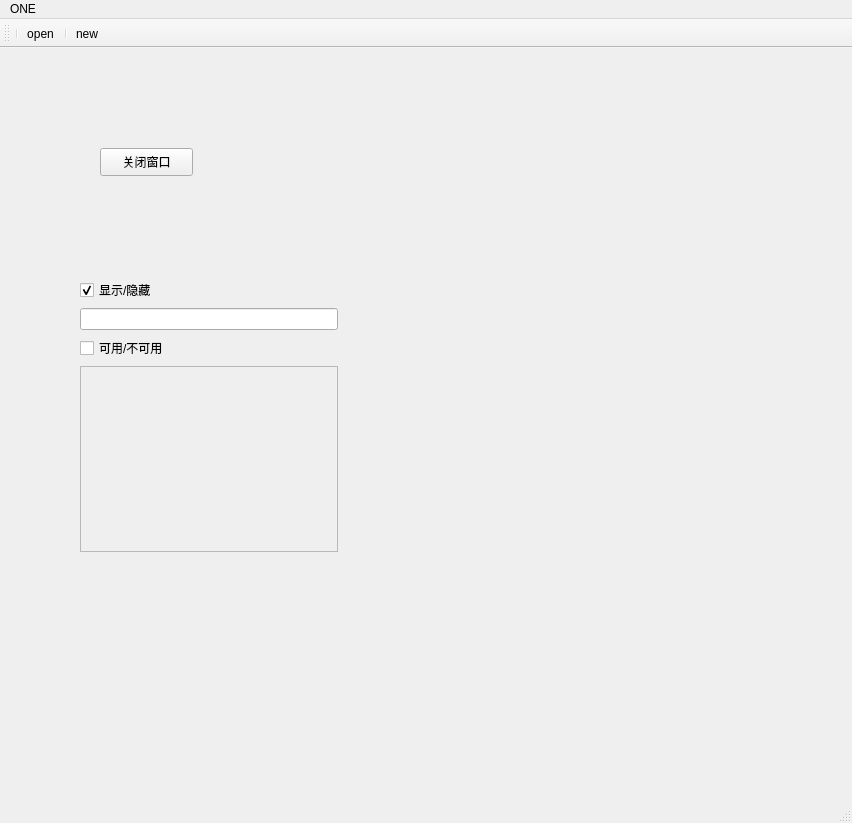
<?xml version="1.0" encoding="UTF-8"?>
<ui version="4.0">
 <class>MainWindow</class>
 <widget class="QMainWindow" name="MainWindow">
  <property name="geometry">
   <rect>
    <x>0</x>
    <y>0</y>
    <width>852</width>
    <height>823</height>
   </rect>
  </property>
  <property name="windowTitle">
   <string>MainWindow</string>
  </property>
  <widget class="QWidget" name="centralwidget">
   <widget class="QPushButton" name="pushButton">
    <property name="geometry">
     <rect>
      <x>100</x>
      <y>100</y>
      <width>93</width>
      <height>28</height>
     </rect>
    </property>
    <property name="text">
     <string>关闭窗口</string>
    </property>
   </widget>
   <widget class="QWidget" name="">
    <property name="geometry">
     <rect>
      <x>80</x>
      <y>230</y>
      <width>258</width>
      <height>274</height>
     </rect>
    </property>
    <layout class="QVBoxLayout" name="verticalLayout">
     <item>
      <widget class="QCheckBox" name="checkBox">
       <property name="enabled">
        <bool>true</bool>
       </property>
       <property name="text">
        <string>显示/隐藏</string>
       </property>
       <property name="checked">
        <bool>true</bool>
       </property>
      </widget>
     </item>
     <item>
      <widget class="QLineEdit" name="lineEdit"/>
     </item>
     <item>
      <widget class="QCheckBox" name="checkBox_2">
       <property name="text">
        <string>可用/不可用</string>
       </property>
      </widget>
     </item>
     <item>
      <widget class="QTextEdit" name="textEdit">
       <property name="enabled">
        <bool>false</bool>
       </property>
      </widget>
     </item>
    </layout>
   </widget>
  </widget>
  <widget class="QStatusBar" name="statusbar"/>
  <widget class="QMenuBar" name="menuBar">
   <property name="geometry">
    <rect>
     <x>0</x>
     <y>0</y>
     <width>852</width>
     <height>26</height>
    </rect>
   </property>
   <widget class="QMenu" name="menuONE">
    <property name="title">
     <string>ONE</string>
    </property>
    <addaction name="actionnew"/>
    <addaction name="actionopen"/>
   </widget>
   <addaction name="menuONE"/>
  </widget>
  <widget class="QToolBar" name="toolBar">
   <property name="windowTitle">
    <string>toolBar</string>
   </property>
   <attribute name="toolBarArea">
    <enum>TopToolBarArea</enum>
   </attribute>
   <attribute name="toolBarBreak">
    <bool>true</bool>
   </attribute>
   <addaction name="separator"/>
   <addaction name="actionopen"/>
   <addaction name="separator"/>
   <addaction name="actionnew"/>
  </widget>
  <action name="actionnew">
   <property name="text">
    <string>new</string>
   </property>
   <property name="toolTip">
    <string>创建新文件</string>
   </property>
   <property name="shortcut">
    <string>Ctrl+A</string>
   </property>
  </action>
  <action name="actionopen">
   <property name="text">
    <string>open</string>
   </property>
  </action>
 </widget>
 <resources/>
 <connections>
  <connection>
   <sender>pushButton</sender>
   <signal>clicked()</signal>
   <receiver>MainWindow</receiver>
   <slot>close()</slot>
   <hints>
    <hint type="sourcelabel">
     <x>147</x>
     <y>167</y>
    </hint>
    <hint type="destinationlabel">
     <x>242</x>
     <y>334</y>
    </hint>
   </hints>
  </connection>
  <connection>
   <sender>checkBox</sender>
   <signal>toggled(bool)</signal>
   <receiver>lineEdit</receiver>
   <slot>setVisible(bool)</slot>
   <hints>
    <hint type="sourcelabel">
     <x>115</x>
     <y>288</y>
    </hint>
    <hint type="destinationlabel">
     <x>120</x>
     <y>314</y>
    </hint>
   </hints>
  </connection>
  <connection>
   <sender>checkBox_2</sender>
   <signal>toggled(bool)</signal>
   <receiver>textEdit</receiver>
   <slot>setEnabled(bool)</slot>
   <hints>
    <hint type="sourcelabel">
     <x>96</x>
     <y>346</y>
    </hint>
    <hint type="destinationlabel">
     <x>106</x>
     <y>423</y>
    </hint>
   </hints>
  </connection>
 </connections>
</ui>
